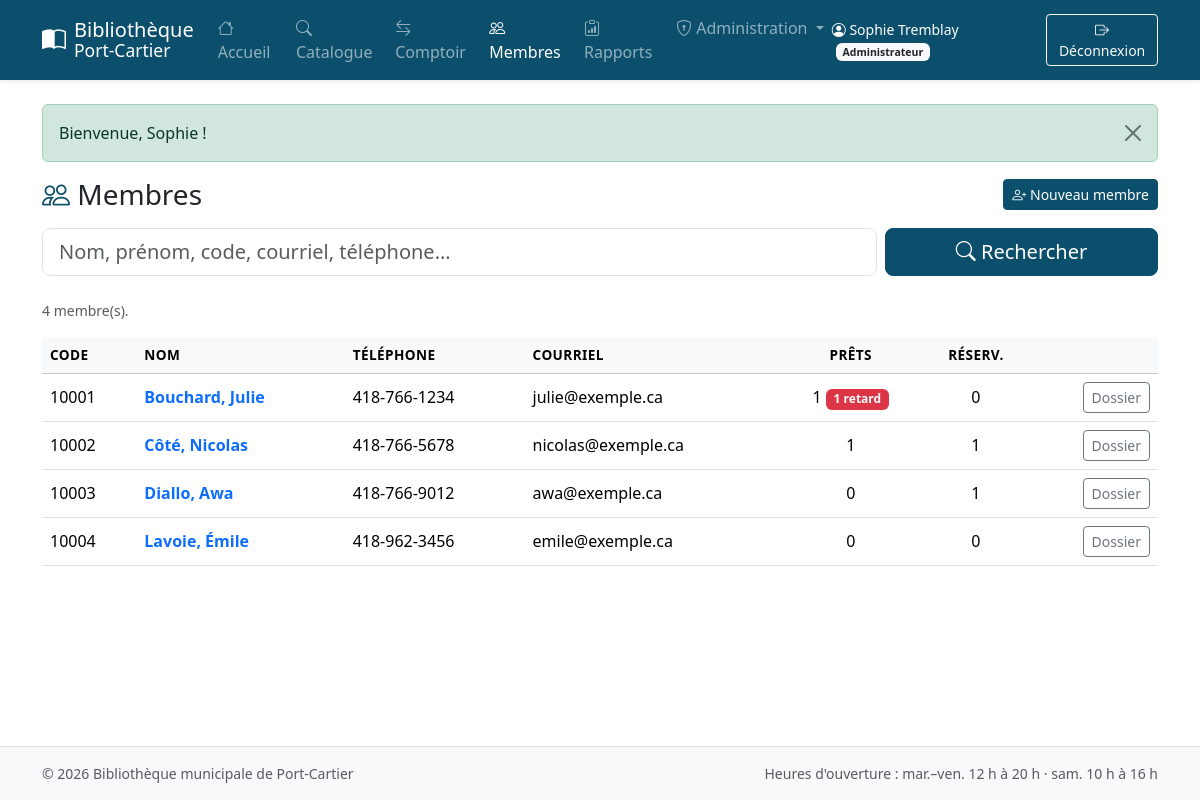
The app's page /membres.php (signed in) with its own data.
### tables this page shows
CREATE TABLE membre (
  code_membre      INT AUTO_INCREMENT PRIMARY KEY,
  nom              VARCHAR(60)  NOT NULL,
  prenom           VARCHAR(60)  NOT NULL,
  adresse_numero   VARCHAR(10)  NOT NULL,
  adresse_rue      VARCHAR(100) NOT NULL,
  ville            VARCHAR(60)  NOT NULL,
  province         CHAR(2)      NOT NULL DEFAULT 'QC',
  telephone        VARCHAR(20)  NOT NULL,
  courriel         VARCHAR(120) NOT NULL UNIQUE,
  mot_de_passe     VARCHAR(255) NOT NULL,           
  date_inscription TIMESTAMP    NOT NULL DEFAULT CURRENT_TIMESTAMP
);

### includes/init.php (called while the page is built, shortened)
<?php
require_once __DIR__ . '/db.php';
require_once __DIR__ . '/functions.php';
function role(): ?string
{
    return $_SESSION['user']['role'] ?? null;
}
function est_admin(): bool     { return role() === 'admin'; }

### includes/functions.php (called while the page is built, shortened)
<?php
function e($valeur): string
{
    return htmlspecialchars((string)($valeur ?? ''), ENT_QUOTES, 'UTF-8');
}

### includes/db.php (called while the page is built)
<?php
function db(): PDO
{
    static $pdo = null;
    if ($pdo === null) {
        $dsn = 'mysql:host=' . DB_HOST . ';port=' . DB_PORT . ';dbname=' . DB_NAME . ';charset=utf8mb4';
        try {
            $pdo = new PDO($dsn, DB_USER, DB_PASS, [
                PDO::ATTR_ERRMODE            => PDO::ERRMODE_EXCEPTION,
                PDO::ATTR_DEFAULT_FETCH_MODE => PDO::FETCH_ASSOC,
                PDO::ATTR_EMULATE_PREPARES   => false,
            ]);
        } catch (PDOException $e) {
            error_log('Connexion BD impossible : ' . $e->getMessage());
            http_response_code(500);
            exit('<h1>Service indisponible</h1><p>Impossible de se connecter à la base de données. '
               . 'Vérifiez que MySQL est démarré et que <code>config.php</code> est bien configuré.</p>');
        }
    }
    return $pdo;
}

### membres.php (the view, shortened to what this page needs)
<?php
require 'includes/init.php';
$q = trim((string)($_GET['q'] ?? ''));
$where = [];
$params = [];
$sql = "SELECT m.*,
               (SELECT COUNT(*) FROM pret p WHERE p.code_membre = m.code_membre AND p.statut = 'actif') AS nb_prets,
               (SELECT COUNT(*) FROM pret p WHERE p.code_membre = m.code_membre AND p.statut = 'actif' AND p.date_retour_prevue < CURDATE()) AS nb_retards,
               (SELECT COUNT(*) FROM reservation r WHERE r.code_membre = m.code_membre AND r.statut = 'active') AS nb_res
          FROM membre m"
     . ($where ? ' WHERE ' . implode(' AND ', $where) : '')
     . ' ORDER BY m.nom, m.prenom LIMIT 200';
$st = db()->prepare($sql);
$st->execute($params);
$membres = $st->fetchAll();
require 'includes/header.php';
?>
<div class="d-flex flex-wrap justify-content-between align-items-center gap-2 mb-3">
  <h1 class="h3 mb-0"><i class="bi bi-people text-biblio"></i> Membres</h1>
  <?php if (est_admin()): ?><a href="admin_membre.php" class="btn btn-sm btn-biblio"><i class="bi bi-person-plus"></i> Nouveau membre</a><?php endif; ?>
</div>
<form method="get" class="row g-2 mb-4" role="search">
  <div class="col-12 col-md-9">
    <input type="search" name="q" class="form-control form-control-lg" value="<?= e($q) ?>" placeholder="Nom, prénom, code, courriel, téléphone…" aria-label="Rechercher un membre" autofocus>
  </div>
  <div class="col-12 col-md-3 d-grid"><button class="btn btn-biblio btn-lg"><i class="bi bi-search"></i> Rechercher</button></div>
</form>
<p class="text-muted small"><?= count($membres) ?> membre(s).</p>
<div class="table-responsive">
  <table class="table table-hover align-middle">
    <thead class="table-light">
      <tr><th>Code</th><th>Nom</th><th class="d-none d-md-table-cell">Téléphone</th><th class="d-none d-lg-table-cell">Courriel</th>
          <th class="text-center">Prêts</th><th class="text-center">Réserv.</th><th></th></tr>
    </thead>
    <tbody>
    <?php foreach ($membres as $m): ?>
      <tr>
        <td><?= (int)$m['code_membre'] ?></td>
        <td><a href="membre.php?code=<?= (int)$m['code_membre'] ?>" class="fw-semibold text-decoration-none"><?= e($m['nom'] . ', ' . $m['prenom']) ?></a></td>
        <td class="d-none d-md-table-cell"><?= e($m['telephone']) ?></td>
        <td class="d-none d-lg-table-cell"><?= e($m['courriel']) ?></td>
        <td class="text-center"><?= (int)$m['nb_prets'] ?><?= $m['nb_retards'] ? ' <span class="badge text-bg-danger">' . (int)$m['nb_retards'] . ' retard</span>' : '' ?></td>
        <td class="text-center"><?= (int)$m['nb_res'] ?></td>
        <td class="text-end"><a href="membre.php?code=<?= (int)$m['code_membre'] ?>" class="btn btn-sm btn-outline-secondary">Dossier</a></td>
      </tr>
    <?php endforeach; ?>
    </tbody>
  </table>
</div>
<?php require 'includes/footer.php'; ?>

### assets/css/style.css (style rules this page uses)
:root { --biblio-bleu: #0b4f6c; --biblio-bleu-fonce: #083a50; --biblio-sable: #f5efe6; }
.text-biblio { color: var(--biblio-bleu) !important; }
.btn-biblio { --bs-btn-bg: var(--biblio-bleu); --bs-btn-border-color: var(--biblio-bleu); --bs-btn-hover-bg: var(--biblio-bleu-fonce); --bs-btn-hover-border-color: var(--biblio-bleu-fonce); --bs-btn-color: #fff; --bs-btn-hover-color: #fff; }
.table thead th { white-space: nowrap; font-size: .85rem; text-transform: uppercase; letter-spacing: .03em; }

### records on screen
membre: code_membre "10001", nom+prenom "Bouchard, Julie", telephone "418-766-1234", courriel "julie@exemple.ca", nb_prets "1", nb_retards "1", nb_res "0"
membre: code_membre "10002", nom+prenom "Côté, Nicolas", telephone "418-766-5678", courriel "nicolas@exemple.ca", nb_prets "1", nb_res "1"
membre: code_membre "10003", nom+prenom "Diallo, Awa", telephone "418-766-9012", courriel "awa@exemple.ca", nb_prets "0", nb_res "1"
membre: code_membre "10004", nom+prenom "Lavoie, Émile", telephone "418-962-3456", courriel "emile@exemple.ca", nb_prets "0", nb_res "0"

### other values on screen
$u['prenom'] . ' ' . $u['nom'] "Sophie Tremblay"
$f['msg'] "Bienvenue, Sophie !"
count($membres) "4"
